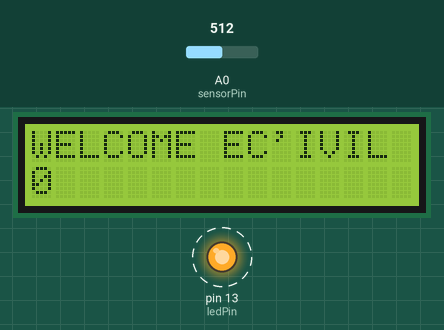
The sketch below on a simulated Arduino Uno, built with avr-gcc and run on an emulated ATmega328P. On the bench: 16×2 character LCD, output pins drawn as LEDs (lit = HIGH). Dashed ring = blinking. Inputs (shaded band) come from the test bench; at power-on: A0 (sensorPin) = 512.

Above: at 1.6 s.
1.7 s: A0 (sensorPin) set to 122
3.2 s: A0 (sensorPin) set to 0
At 4.4 s:
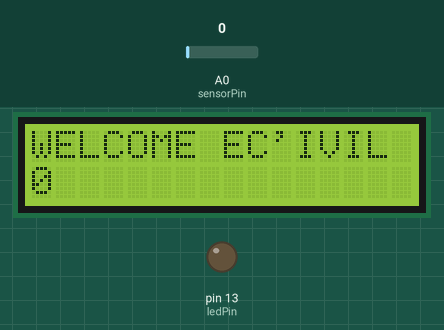
4.7 s: A0 (sensorPin) set to 306
At 5.46 s:
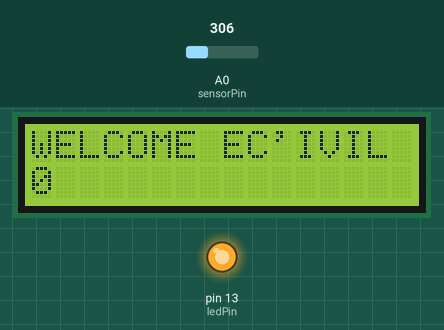
Timing chart, 0 to 13.4 s (numbered marks = the images above; inputs shaded):
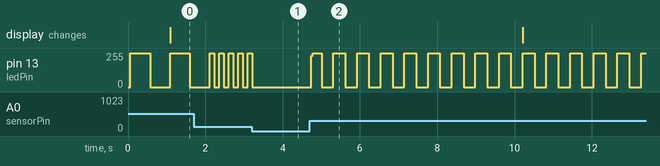

The sketch:

Arduino_try.ino
```cpp
// include the library code:
#include <LiquidCrystal.h>
int sensorPin = A0;    // select the input pin for the potentiometer
int ledPin = 13;      // select the pin for the LED
int sensorValue = 0;  // variable to store the value coming from the sensor
// initialize the library by associating any needed LCD interface pin
// with the arduino pin number it is connected to
const int rs = 12, en = 11, d4 = 5, d5 = 4, d6 = 3, d7 = 2;
LiquidCrystal lcd(rs, en, d4, d5, d6, d7);
void setup() {
  // set up the LCD's number of columns and rows:
  lcd.begin(16, 2);
  // Print a message to the LCD.
  lcd.print("WELCOME EC'IVIL");
   // declare the ledPin as an OUTPUT:
  pinMode(ledPin, OUTPUT);
}
void loop() {
  // read the value from the sensor:
  sensorValue = analogRead(sensorPin);
  // turn the ledPin on
  digitalWrite(ledPin, HIGH);
  // stop the program for <sensorValue> milliseconds:
  delay(sensorValue);
  // turn the ledPin off:
  digitalWrite(ledPin, LOW);
  // stop the program for for <sensorValue> milliseconds:
  delay(sensorValue);
// set the cursor to column 0, line 1
  // (note: line 1 is the second row, since counting begins with 0):
  lcd.setCursor(0, 1);
  // print the number of seconds since reset:
  lcd.print(millis() / 10000);
}
```

Measured:
- after the input at 3.2 s, pin 13 (ledPin): goes on until 3.2 s, then stays 0/255
- after the input at 4.7 s, pin 13 (ledPin): 0/255 → 234/255 at once, then moves between 0/255 and 255/255, repeating every 1.2 s
- by itself, pin 13 (ledPin): alternates 255/255 for 0.51 s and 0/255 for 0.51 s
